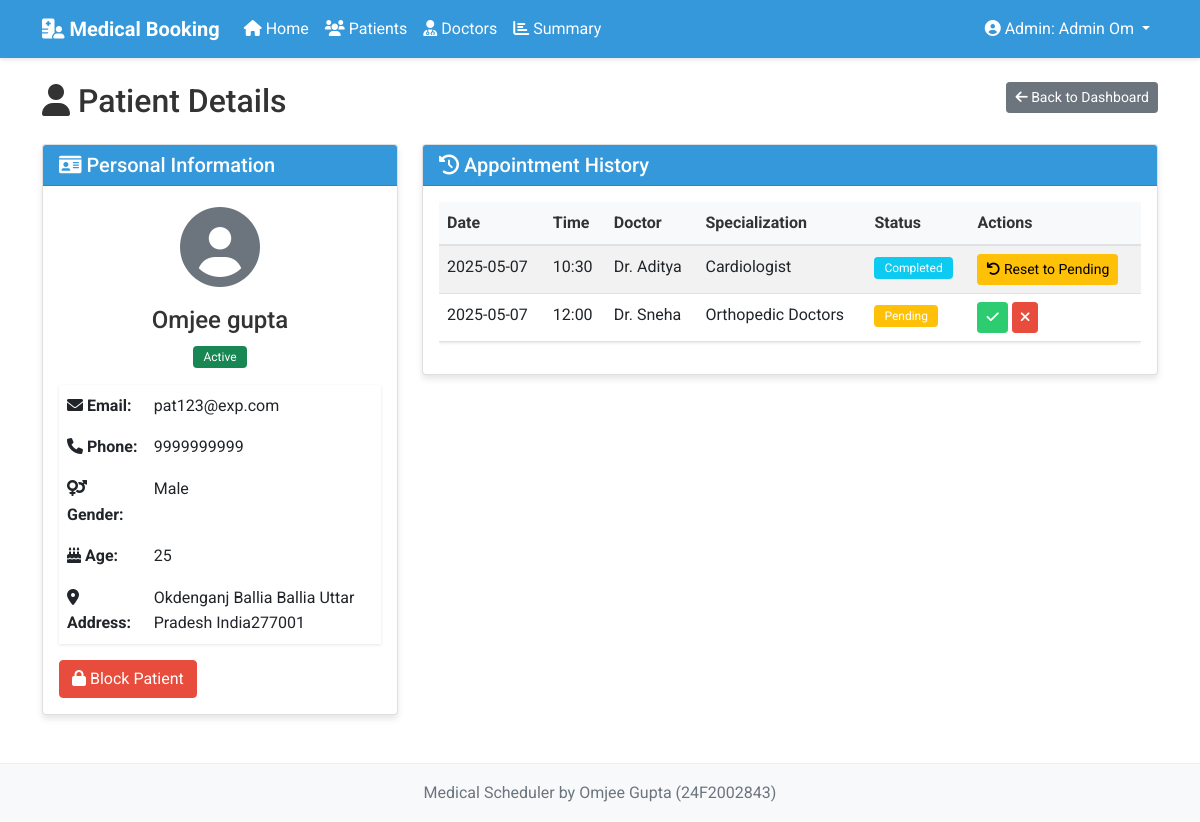
The app's page /admin/patients/view/3 (signed in) with its own data.
### models.py (models this page shows, shortened)
class User(UserMixin, db.Model):
    __tablename__ = 'users'
    id = db.Column(db.Integer, primary_key=True)
    email = db.Column(db.String(120), unique=True, nullable=False)
    password_hash = db.Column(db.String(256), nullable=False)
    user_type = db.Column(db.String(10), nullable=False)  # 'admin' or 'patient'
    __mapper_args__ = {
        'polymorphic_identity': 'user',
        'polymorphic_on': user_type
    }

class Admin(User):
    __tablename__ = 'admins'
    id = db.Column(db.Integer, db.ForeignKey('users.id'), primary_key=True)
    name = db.Column(db.String(100), nullable=False)
    __mapper_args__ = {
        'polymorphic_identity': 'admin',
    }

class Patient(User):
    __tablename__ = 'patients'
    id = db.Column(db.Integer, db.ForeignKey('users.id'), primary_key=True)
    name = db.Column(db.String(100), nullable=False)
    phone = db.Column(db.String(20), nullable=False)
    address = db.Column(db.String(200), nullable=False)
    gender = db.Column(db.String(10), nullable=False)
    age = db.Column(db.Integer, nullable=False)
    is_blocked = db.Column(db.Boolean, default=False)
    appointments = db.relationship('Appointment', backref='patient', lazy=True)
    __mapper_args__ = {
        'polymorphic_identity': 'patient',
    }

class User(UserMixin, db.Model):
    __tablename__ = 'users'
    id = db.Column(db.Integer, primary_key=True)
    email = db.Column(db.String(120), unique=True, nullable=False)
    password_hash = db.Column(db.String(256), nullable=False)
    user_type = db.Column(db.String(10), nullable=False)  # 'admin' or 'patient'
    __mapper_args__ = {
        'polymorphic_identity': 'user',
        'polymorphic_on': user_type
    }

class Appointment(db.Model):
    __tablename__ = 'appointments'
    id = db.Column(db.Integer, primary_key=True)
    patient_id = db.Column(db.Integer, db.ForeignKey('patients.id'), nullable=False)
    doctor_id = db.Column(db.Integer, db.ForeignKey('doctors.id'), nullable=False)
    slot_id = db.Column(db.Integer, db.ForeignKey('time_slots.id'), nullable=False)
    date = db.Column(db.Date, nullable=False)
    time = db.Column(db.String(5), nullable=False)  # Format: HH:MM
    status = db.Column(db.String(20), default='pending')  # 'pending', 'approved', 'rejected', 'completed'
    created_at = db.Column(db.DateTime, default=datetime.utcnow)
    time_slot = db.relationship('TimeSlot', backref='appointment', uselist=False)

class Doctor(db.Model):
    __tablename__ = 'doctors'
    id = db.Column(db.Integer, primary_key=True)
    name = db.Column(db.String(100), nullable=False)
    specialization = db.Column(db.String(100), nullable=False)
    fees = db.Column(db.Float, nullable=False)
    address = db.Column(db.String(200), nullable=False)
    start_time = db.Column(db.String(5), nullable=False)  # Format: HH:MM
    end_time = db.Column(db.String(5), nullable=False)    # Format: HH:MM
    slot_duration = db.Column(db.Integer, nullable=False)  # in minutes
    available_days = db.Column(db.String(100), nullable=False)  # comma-separated days
    created_at = db.Column(db.DateTime, default=datetime.utcnow)
    time_slots = db.relationship('TimeSlot', backref='doctor', lazy=True, cascade="all, delete-orphan")
    appointments = db.relationship('Appointment', backref='doctor', lazy=True)

### routes/admin.py (the view)
@admin_bp.route('/patients/view/<int:patient_id>')
@login_required
def view_patient(patient_id):
    patient = Patient.query.get_or_404(patient_id)
    appointments = Appointment.query.filter_by(patient_id=patient_id).join(Doctor).all()
    return render_template('admin/patient_view.html', patient=patient, appointments=appointments)

### app.py (called while the page is built)
@login_manager.user_loader
def load_user(user_id):
    return User.query.get(int(user_id))

@app.template_filter('datetimeformat')
def datetimeformat(value, format='%Y-%m-%d'):
    if value:
        return value.strftime(format)
    return ""

@app.context_processor
def inject_now():
    return {'now': datetime.utcnow()}

### routes/admin.py (called while the page is built)
@admin_bp.before_request
def check_admin():
    if current_user.is_anonymous or current_user.user_type != 'admin':
        flash('You must be an admin to access this page.', 'danger')
        return redirect(url_for('auth.login'))

### templates/admin/patient_view.html (shortened to what this page needs)
{% extends "base.html" %}
{% block content %}
<div class="row mb-4">
    <div class="col-md-12">
        <h2 class="mb-4">
            <i class="fas fa-user"></i> Patient Details
            <a href="{{ url_for('admin.dashboard') }}" class="btn btn-sm btn-secondary float-end">
                <i class="fas fa-arrow-left"></i> Back to Dashboard
            </a>
        </h2>
        <div class="row">
            <div class="col-md-4">
                <div class="card mb-4">
                    <div class="card-header">
                        <h5 class="mb-0"><i class="fas fa-id-card"></i> Personal Information</h5>
                    </div>
                    <div class="card-body">
                        <div class="mb-3 text-center">
                            <div class="display-1 text-muted">
                                <i class="fas fa-user-circle"></i>
                            </div>
                            <h4 class="mt-2">{{ patient.name }}</h4>
                            <span class="badge {% if patient.is_blocked %}bg-danger{% else %}bg-success{% endif %}">
                                {% if patient.is_blocked %}Blocked{% else %}Active{% endif %}
                            </span>
                        </div>
                        <table class="table table-borderless">
                            <tr>
                                <th><i class="fas fa-envelope"></i> Email:</th>
                                <td>{{ patient.email }}</td>
                            </tr>
                            <tr>
                                <th><i class="fas fa-phone"></i> Phone:</th>
                                <td>{{ patient.phone }}</td>
                            </tr>
                            <tr>
                                <th><i class="fas fa-venus-mars"></i> Gender:</th>
                                <td>{{ patient.gender|capitalize }}</td>
                            </tr>
                            <tr>
                                <th><i class="fas fa-birthday-cake"></i> Age:</th>
                                <td>{{ patient.age }}</td>
                            </tr>
                            <tr>
                                <th><i class="fas fa-map-marker-alt"></i> Address:</th>
                                <td>{{ patient.address }}</td>
                            </tr>
                        </table>
                        <div class="d-grid gap-2 mt-3">
                            <form method="POST" action="{{ url_for('admin.toggle_patient_block', patient_id=patient.id) }}">
                                <button type="submit" class="btn btn-block {% if patient.is_blocked %}btn-success{% else %}btn-danger{% endif %}">
                                    {% if patient.is_blocked %}
                                        <i class="fas fa-unlock"></i> Unblock Patient
                                    {% else %}
                                        <i class="fas fa-lock"></i> Block Patient
                                    {% endif %}
                                </button>
                            </form>
                        </div>
                    </div>
                </div>
            </div>
            <div class="col-md-8">
                <div class="card">
                    <div class="card-header">
                        <h5 class="mb-0"><i class="fas fa-history"></i> Appointment History</h5>
                    </div>
                    <div class="card-body">
                        {% if appointments %}
                            <div class="table-responsive">
                                <table class="table table-striped">
                                    <thead>
                                        <tr>
                                            <th>Date</th>
                                            <th>Time</th>
                                            <th>Doctor</th>
                                            <th>Specialization</th>
                                            <th>Status</th>
                                            <th>Actions</th>
                                        </tr>
                                    </thead>
                                    <tbody>
                                        {% for appointment in appointments %}
                                        <tr>
                                            <td>{{ appointment.date|datetimeformat }}</td>
                                            <td>{{ appointment.time }}</td>
                                            <td>Dr. {{ appointment.doctor.name }}</td>
                                            <td>{{ appointment.doctor.specialization }}</td>
                                            <td>
                                                {% if appointment.status == 'pending' %}
                                                    <span class="badge bg-warning">Pending</span>
                                                {% elif appointment.status == 'approved' %}
                                                    <span class="badge bg-success">Approved</span>
                                                {% elif appointment.status == 'completed' %}
                                                    <span class="badge bg-info">Completed</span>
                                                {% elif appointment.status == 'rejected' %}
                                                    <span class="badge bg-danger">Rejected</span>
                                                {% endif %}
                                            </td>
                                            <td class="d-flex gap-1">
                                                {% if appointment.status == 'pending' %}
                                                    <form method="POST" action="{{ url_for('admin.update_appointment_status', appointment_id=appointment.id, status='approved') }}">
                                                        <button type="submit" class="btn btn-sm btn-success">
                                                            <i class="fas fa-check"></i>
                                                        </button>
                                                    </form>
                                                    <form method="POST" action="{{ url_for('admin.update_appointment_status', appointment_id=appointment.id, status='rejected') }}">
                                                        <button type="submit" class="btn btn-sm btn-danger">
                                                            <i class="fas fa-times"></i>
                                                        </button>
                                                    </form>
                                                {% else %}
                                                    <form method="POST" action="{{ url_for('admin.update_appointment_status', appointment_id=appointment.id, status='pending') }}">
                                                        <button type="submit" class="btn btn-sm btn-warning">
                                                            <i class="fas fa-undo"></i> Reset to Pending
                                                        </button>
                                                    </form>
                                                {% endif %}
                                            </td>
                                        </tr>
                                        {% endfor %}
                                    </tbody>
                                </table>
                            </div>
                        {% else %}
                            <div class="alert alert-info">
                                <i class="fas fa-info-circle"></i> This patient has no appointment history.
                            </div>
                        {% endif %}
                    </div>
                </div>
            </div>
        </div>
    </div>
</div>
{% endblock %}

### templates/base.html (shortened to what this page needs)
<!DOCTYPE html>
<html lang="en">
<head>
    <link href="https://cdn.jsdelivr.net/npm/bootstrap@5.1.3/dist/css/bootstrap.min.css" rel="stylesheet">
    <link rel="stylesheet" href="https://cdnjs.cloudflare.com/ajax/libs/font-awesome/6.0.0-beta3/css/all.min.css">
    <link rel="stylesheet" href="{{ url_for('static', filename='css/styles.css') }}">
</head>
<body>
    <nav class="navbar navbar-expand-lg navbar-dark">
        <div class="container">
            <a class="navbar-brand" href="{{ url_for('index') }}">
                <i class="fas fa-hospital-user"></i> Medical Booking
            </a>
            <div class="collapse navbar-collapse" id="navbarNav">
                <ul class="navbar-nav me-auto">
                    {% if current_user.is_authenticated %}
                        {% if current_user.user_type == 'admin' %}
                            <li class="nav-item">
                                <a class="nav-link" href="{{ url_for('admin.dashboard') }}">
                                    <i class="fas fa-home"></i> Home
                                </a>
                            </li>
                            <li class="nav-item">
                                <a class="nav-link" href="{{ url_for('admin.patients') }}">
                                    <i class="fas fa-users"></i> Patients
                                </a>
                            </li>
                            <li class="nav-item">
                                <a class="nav-link" href="{{ url_for('admin.doctors') }}">
                                    <i class="fas fa-user-md"></i> Doctors
                                </a>
                            </li>
                            <li class="nav-item">
                                <a class="nav-link" href="{{ url_for('admin.summary') }}">
                                    <i class="fas fa-chart-bar"></i> Summary
                                </a>
                            </li>
                        {% endif %}
                    {% endif %}
                </ul>
                <ul class="navbar-nav">
                    {% if current_user.is_authenticated %}
                        <li class="nav-item dropdown">
                            <a class="nav-link dropdown-toggle" href="#" id="navbarDropdown" role="button" data-bs-toggle="dropdown">
                                <i class="fas fa-user-circle"></i>
                                {% if current_user.user_type == 'admin' %}
                                    Admin: {{ current_user.name }}
                                {% else %}
                                    {{ current_user.name }}
                                {% endif %}
                            </a>
                        </li>
                    {% endif %}
                </ul>
            </div>
        </div>
    </nav>
    <div class="container mt-4">
        {% block content %}{% endblock %}
    </div>
    <footer class="footer mt-auto py-3 bg-light">
        <div class="container text-center">
            <span class="text-muted">Medical Scheduler by Omjee Gupta (24F2002843)</span>
        </div>
    </footer>
</body>
</html>

### static/css/styles.css (style rules this page uses)
body { font-family: 'Roboto', sans-serif; background-color: #ffffff; color: #333; line-height: 1.6; }
.navbar { background-color: #3498db; box-shadow: 0 2px 4px rgba(0, 0, 0, 0.1); }
.navbar-brand { font-weight: bold; color: #fff !important; }
.navbar-nav .nav-link { color: #fff !important; }
.footer { background-color: #f8f9fa; padding: 1rem 0; position: relative; bottom: 0; width: 100%; border-top: 1px solid #eee; }
.card { margin-bottom: 20px; box-shadow: 0 4px 6px rgba(0, 0, 0, 0.1); transition: transform 0.3s ease; }
.card-header { background-color: #3498db; color: white; font-weight: bold; }
.btn-success { background-color: #2ecc71; border-color: #2ecc71; }
.btn-danger { background-color: #e74c3c; border-color: #e74c3c; }
.table { background-color: white; box-shadow: 0 1px 3px rgba(0, 0, 0, 0.1); }
.table thead th { background-color: #f8f9fa; color: #333; border-bottom: 2px solid #dee2e6; }
.badge { padding: 5px 10px; font-weight: normal; font-size: 12px; }

### records on screen
Admin: name "Admin Om"
Patient: name "Omjee gupta", phone "9999999999", gender "Male", age "25", address "Okdenganj Ballia Ballia Uttar Pradesh India277001"
User: email "pat123@exp.com"
Appointment: date "2025-05-07", time "10:30", doctor.name "Aditya", doctor.specialization "Cardiologist", status "Completed"
Appointment: date "2025-05-07", time "12:00", doctor.name "Sneha", doctor.specialization "Orthopedic Doctors", status "Pending"
